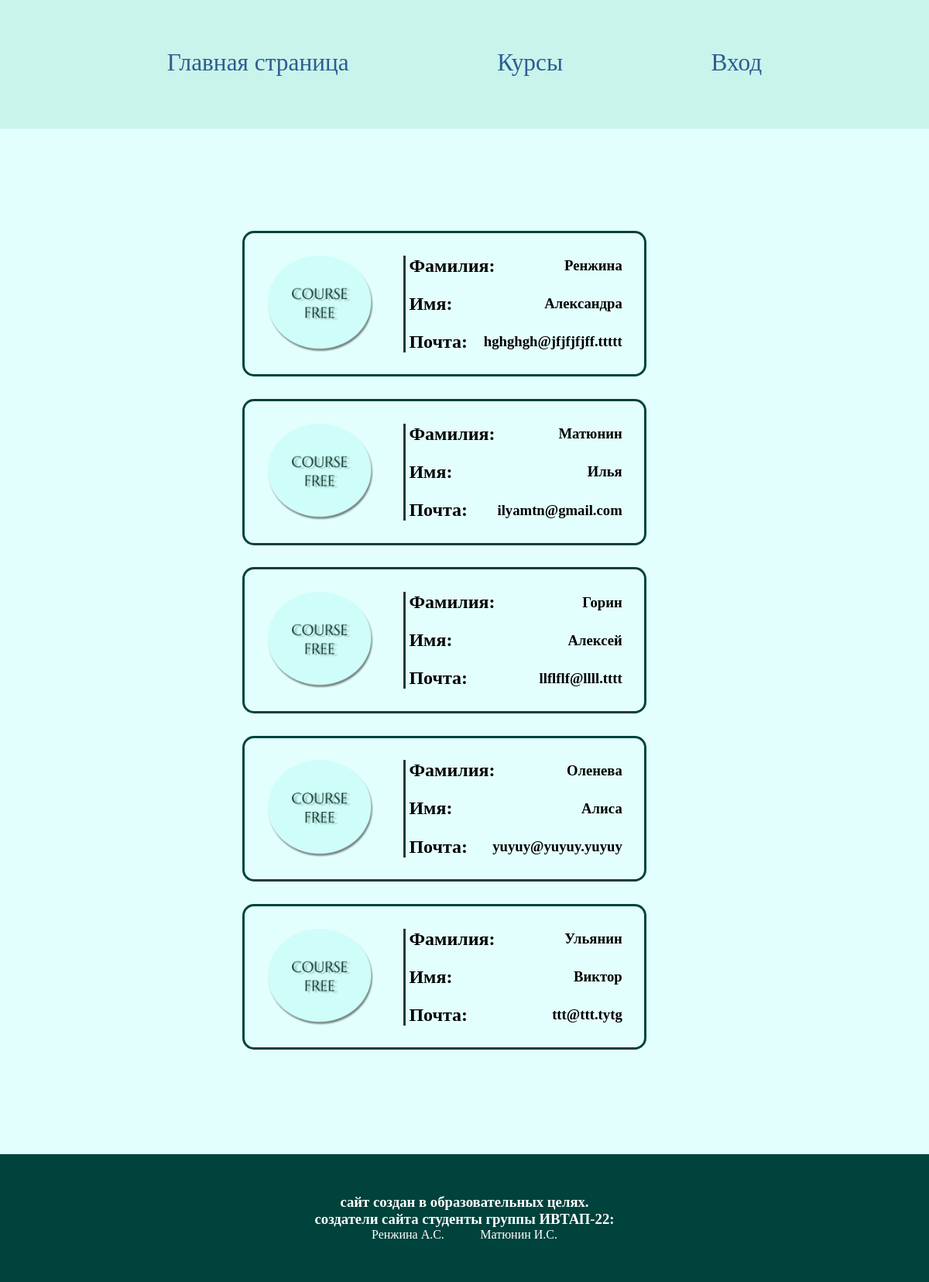
The page /author on the database its author committed.
### bd/models.py (models this page shows, shortened)
class Authors(models.Model):
    id_user = models.OneToOneField(User, on_delete=models.CASCADE)
    surname = models.CharField('Фамилия', max_length=30)
    name = models.CharField('Имя', max_length=30)
    email = models.EmailField('email')
    class Meta:
        verbose_name = 'Автор'
        verbose_name_plural = 'Авторы'

### bd/views.py (the view)
# urls.py: path('author', views.authors, name='authors'),
def authors(request):
    authors = Authors.objects.all()
    is_autor = Authors.objects.filter(id_user_id=request.user.id).exists()
    return render(request, 'bd/authors.html', {'rol': get_rol(request), 'authors': authors,
        'is_autor': is_autor})

### bd/views.py (called while the page is built, shortened)
def get_rol(request):
    rol = ''
    return rol

### bd/templates/bd/authors.html (shortened to what this page needs)
{% extends 'bd/layout.html' %}
{% load static %}
{% block links %}
<link rel="stylesheet" href="{% static 'bd/css/authors.css' %}">
{% endblock %}
{% block content %}
<div class="authors">
  {% for el in authors %}
  <div class="author_info">
    <div class="logo">
      <img src="static/bd/img/ICON.png">
    </div>
    <div class="row_container">
      <div class="row"><h2>Фамилия: </h2><h3>{{el.surname}}</h3></div>
      <div class="row"><h2>Имя: </h2><h3>{{el.name}}</h3></div>
      <div class="row"><h2>Почта: </h2><h3>{{el.email}}</h3></div>
    </div>
  </div>
  {% endfor %}
</div>
{% endblock %}

### bd/templates/bd/layout.html (shortened to what this page needs)
{% load static %}
<!DOCTYPE html>
<html lang="en">
<head>
    <link rel="stylesheet" href="{% static 'bd/css/main.css' %}">
    {% block links %}
    {% endblock %}
</head>
<body>
<header>
    <ul id="navbar">
        <li><a href="{% url 'home' %}">Главная страница</a></li>
        <li><a href="{% url 'courses' %}">Курсы</a></li>
        {% if request.user.is_authenticated %}
        <li><a href="{% url 'timetable' %}">Расписание</a></li>
        <li><a href="{% url 'authors' %}">Авторы</a></li>
        <li><a href="{% url 'user_profile' %}">{{ request.user.username }}</a></li>
        {% else %}
        <li><a href="{% url 'login' %}">Вход</a></li>
        {% endif %}
    </ul>
</header>
<main>
    {% block content %}
    {% endblock %}
</main>
<footer>
    <h3>сайт создан в образовательных целях.</h3>
    <h3>создатели сайта студенты группы ИВТАП-22:</h3>
    <ul id="foot-links">
        <li><a href="https://vk.com/renzalez">Ренжина А.С.</a></li>
        <li><a href="https://vk.com/mrtrahoff">Матюнин И.С.</a></li>
    </ul>
</footer>
</body>
</html>

### bd/static/bd/css/main.css (style rules this page uses)
* { margin: 0; padding: 0; }
html { height: 100%; }
body { width: 100%; height: 100%; background: #E3FFFD; display: flex; flex-direction: column; align-items: center; }
li { list-style-type: none; }
header { display: flex; text-align:center; width:100%; height: 10%; background: #C8F4EC; align-items: center; justify-content: center; }
#navbar { display: flex; flex-direction: row; padding: 0px; width: 80%; justify-content: space-around; font-size: 140%; }
#navbar li a { font-family: 'Century'; font-style: normal; font-weight: 400; font-size: 140%; line-height: 24px; color: #2F5B90; text-decoration:none; }
#navbar li { transition: 1s; }
main { display: flex; width: 80%; height: 80%; justify-content: center; align-items: center; }
footer { background: #00423c; display: flex; width: 100%; height: 10%; flex-direction: column; align-items: center; justify-content: center; }
footer h3 { color: white; }
footer ul { display:flex; flex-direction: row; justify-content: space-between; width: 20%; }
footer ul li { list-style: none; }
footer ul li a { color: white; text-decoration: none; }

### bd/static/bd/css/authors.css (style rules this page uses)
.authors { display: flex; flex-direction: column; height:80%; overflow-y: scroll; overflow-x: hidden; scrollbar-width: thin; scrollbar-color: #397524 #DFE9EB; }
.author_info { display: flex; flex-direction: row; width: 80%; align-items: center; justify-content: space-between; margin: 0 0 5% 0; padding: 5%; border: 3px solid #00423c; border-radius: 15px; }
.logo { display: flex; width: 30%; }
.logo img { width: 100%; }
.row_container { display: flex; flex-direction: column; width: 60%; height: 100%; justify-content: space-between; border-left: 3px solid #00423c; padding-left: 1%; }
.row { display: flex; flex-direction: row; align-items: center; justify-content: space-between; }

### rows shown on the page
Authors: surname "Ренжина", name "Александра", email "hghghgh@jfjfjfjff.ttttt"
Authors: surname "Матюнин", name "Илья", email "ilyamtn@gmail.com"
Authors: surname "Горин", name "Алексей", email "llflflf@llll.tttt"
Authors: surname "Оленева", name "Алиса", email "yuyuy@yuyuy.yuyuy"
Authors: surname "Ульянин", name "Виктор", email "ttt@ttt.tytg"
